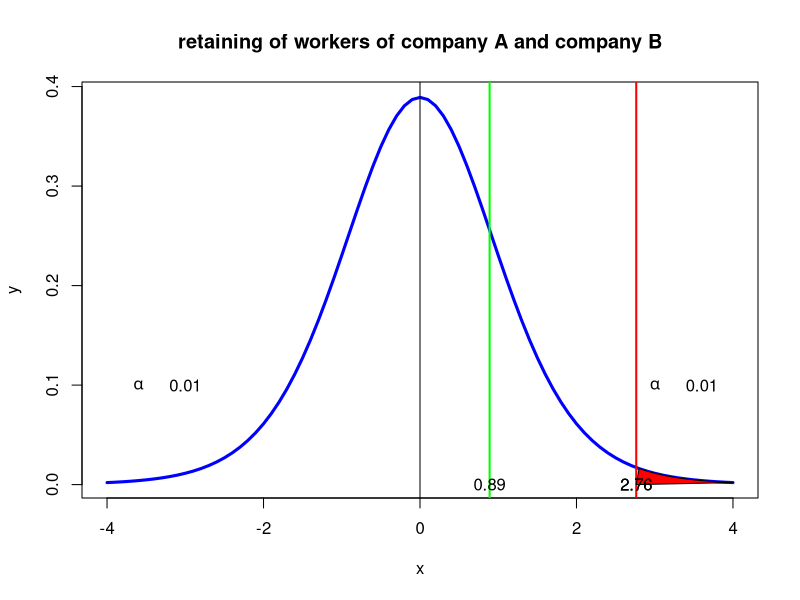

Here is the R script that generated this plot:
#page no 425-426
#H0 : mua<=mub
#H0 : mua>mub
library(ggplot2)
s1=1.5
n1=11
xbar1=4
s2=1
n2=9
xbar2=3.5
diffmu=0
num3=round((xbar1-xbar2)-diffmu,3)
term1=round((s1^2)/n1,3)
term2=round((s2^2)/n2,3)
deno3=round(sqrt(term1+term2),3)
t_stat=num3/deno3
alpha=.01
df=10
t_c_right=qt(1-alpha,df=df)
p_value=1-pt(t_stat,df=df)
print(paste(" critical value= ",round(t_c_right,3)))
print(paste("g. t-static =",round(t_stat,2)))
if(t_stat >= t_c_right)
{
  print(paste("right tail : Reject H0"))
}else
{
  print(paste("right tail :Accept H0"))
}
dfs <- df
x <- seq(-4,4,0.1)
y <- dt(x,dfs)
t.val <- qt(1-alpha,df=dfs)
plot(x,y,type='l',lwd=3,col='blue',xlab='x',main='retaining of workers of company A and company B')
abline(v=0)
abline(v=t.val,lwd=2,col='red')
abline(v=t_stat,lwd=2,col='green')
polygon(c(x[x>=abs(t_c_right)],abs(t_c_right) ),c(y[x>=abs(t_c_right)],0),col="red")
#polygon(c(x[x<=t_c_left],t_c_left ),c(y[x<=t_c_left],0),col="red")
text(t_c_right,0,round(t_c_right,2))
text(t_stat,0,round(t_stat,2))
text(abs(t_c_right),0,round(abs(t_c_right),2))
text(3.0,0.1,expression(alpha))
text(3.6,0.1,alpha)
text(-3.6,0.1,expression(alpha))
text(-3.0,0.1,alpha)
